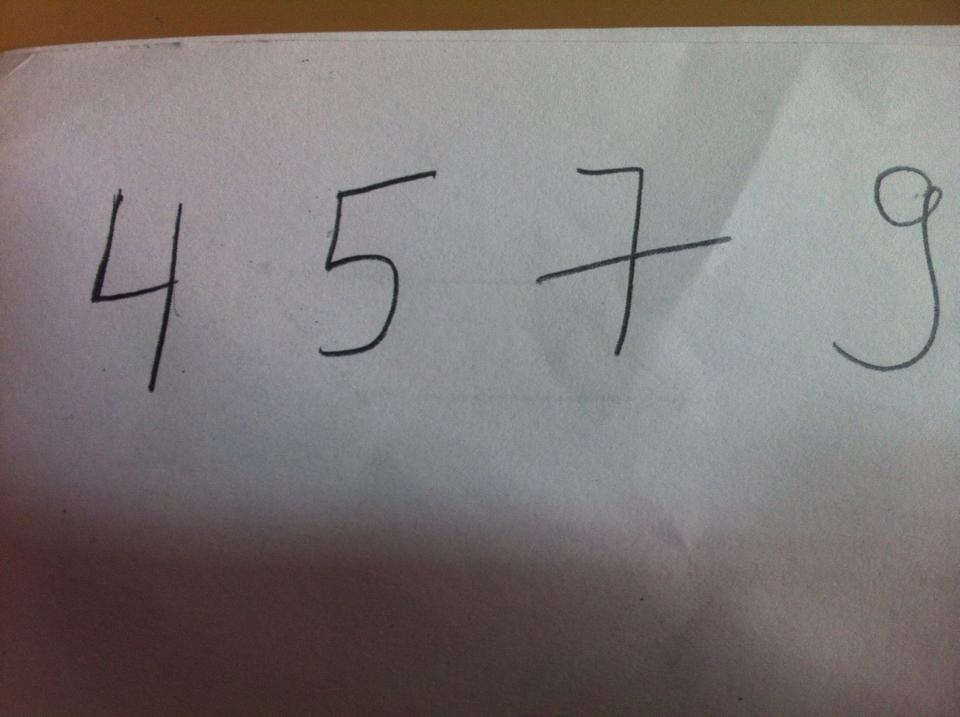
#> input picture test_images/cistMix.jpg, 960 x 717 px, given in place of the camera
$ jupyter execute --allow-errors Test.ipynb   (shell and % lines are left out)   (Python 2 division)   (older library calls are emulated)
#> lines starting #> are read from the running program, lines starting #| are printed output that depends on the picture; after the words box and inside, x2 and y2 are one past the last pixel; in counts of white or black regions, pixels touching at a corner belong together
[cell 1]
import os, struct
from array import array as pyarray
from numpy import append, array, int8, uint8, zeros
#from numpy as np

#> (the rest of this cell did not finish here and is left out)

[cell 2]
from pylab import *
from numpy import *
#> (the rest of this cell did not finish here and is left out)

[cell 3]
#import potrebnih biblioteka
import cv2
import numpy as np
import matplotlib.pyplot as plt
import collections

# keras
from keras.models import Sequential
from keras.layers.core import Dense,Activation
from keras.optimizers import SGD

import matplotlib.pylab as pylab
pylab.rcParams['figure.figsize'] = 16, 12 # za prikaz većih slika i plotova, zakomentarisati ako nije potrebno

[cell 4]
def load_image(path):
    return cv2.cvtColor(cv2.imread(path), cv2.COLOR_BGR2RGB)
def image_gray(image):
    return cv2.cvtColor(image, cv2.COLOR_RGB2GRAY)
# [5 lines left out: function image_bin, not called in this run]
def invert(image):
    return 255-image
# [5 lines left out: function display_image, not called in this run]
def dilate(image):
    kernel = np.ones((3,3)) # strukturni element 3x3 blok
    return cv2.dilate(image, kernel, iterations=1)
def erode(image):
    kernel = np.ones((3,3)) # strukturni element 3x3 blok
    return cv2.erode(image, kernel, iterations=1)
def resize_region(region):
    '''Transformisati selektovani region na sliku dimenzija 28x28'''
    return cv2.resize(region,(28,28), interpolation = cv2.INTER_NEAREST)
# [5 lines left out: function scale_to_range, not called in this run]
def matrix_to_vector(image):
    '''Sliku koja je zapravo matrica 28x28 transformisati u vektor sa 784 elementa'''
    return image.flatten()
# [25 lines left out: functions prepare_for_ann, convert_output, not called in this run]
def winner(output): # output je vektor sa izlaza neuronske mreze
    '''pronaći i vratiti indeks neurona koji je najviše pobuđen'''
    return max(enumerate(output), key=lambda x: x[1])[0]

[cell 5]
# [22 lines left out: functions create_ann, train_ann, not called in this run]

#> (a cell that did not finish here is left out)

[cell 7]
alphabet = [0,1,2,3,4,5,6,7,8,9]

#ulazi = prepare_for_ann(images)
#izlazi = convert_output(alphabet)

[cell 8]
def select_roi(image_orig, image_bin):
    '''Oznaciti regione od interesa na originalnoj slici. (ROI = regions of interest)
        Za svaki region napraviti posebnu sliku dimenzija 28 x 28.
        Za označavanje regiona koristiti metodu cv2.boundingRect(contour).
        Kao povratnu vrednost vratiti originalnu sliku na kojoj su obeleženi regioni
        i niz slika koje predstavljaju regione sortirane po rastućoj vrednosti x ose
    '''
    img, contours, hierarchy = cv2.findContours(image_bin.copy(), cv2.RETR_EXTERNAL, cv2.CHAIN_APPROX_SIMPLE)
    sorted_regions = [] # lista sortiranih regiona po x osi (sa leva na desno)
    regions_dic = {}
    for contour in contours:
        x,y,w,h = cv2.boundingRect(contour) #koordinate i velicina granicnog pravougaonika
        area = cv2.contourArea(contour)
        if area > 300 and h < 500 and h > 50 and w > 15:
            # kopirati [y:y+h+1, x:x+w+1] sa binarne slike i smestiti u novu sliku
            # označiti region pravougaonikom na originalnoj slici (image_orig) sa rectangle funkcijom
            region = image_bin[y:y+h+1,x:x+w+1];
            regions_dic[x] = resize_region(region)
            cv2.rectangle(image_orig,(x,y),(x+w,y+h),(0,255,0),2)

    sorted_regions_dic = collections.OrderedDict(sorted(regions_dic.items()))
    sorted_regions = sorted_regions_dic.values()

    # sortirati sve regione po x osi (sa leva na desno) i smestiti u promenljivu sorted_regions
    return image_orig, sorted_regions

[cell 9]
#Ucitavanje slike(slika nije iz MNIST-ovih testnih primera)
image_ada = cv2.imread('test_images/g.jpg')
#> (the rest of this cell did not finish here and is left out)

[cell 10]
cap = cv2.VideoCapture(1)

while(True):
    # Capture frame-by-frame
    ret, frame = cap.read()
#> frame is the input picture: shape (717, 960, 3); mean B, G, R 118.7, 119.6, 125.6

    # Our operations on the frame come here
    #gray = cv2.cvtColor(frame, cv2.COLOR_BGR2GRAY)
    image_ada = cv2.cvtColor(frame, cv2.COLOR_BGR2GRAY)
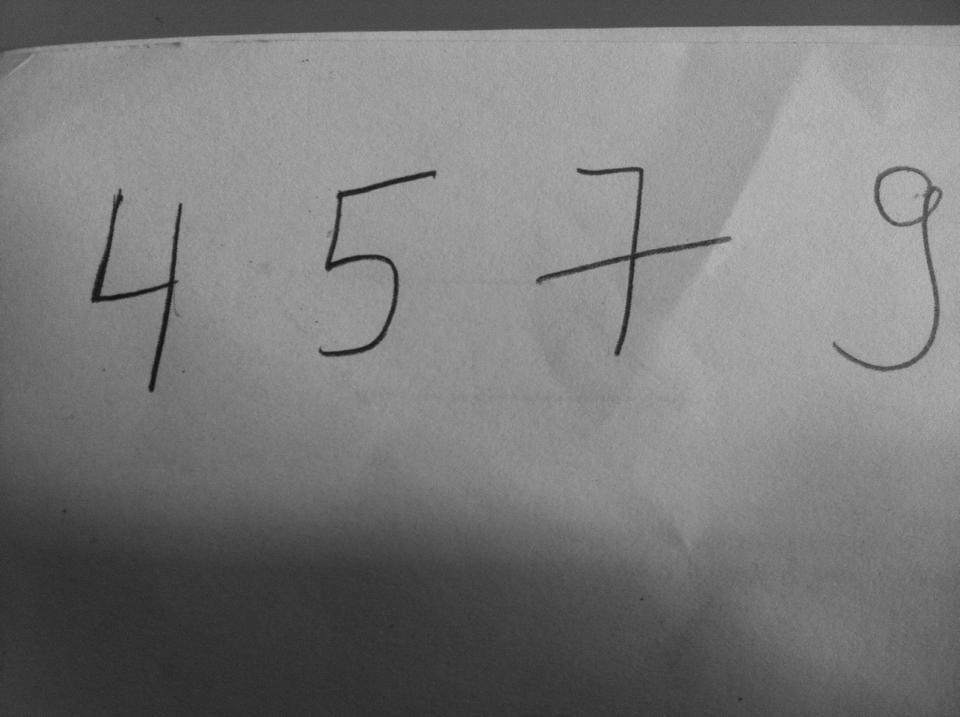
#> image_ada: shape (717, 960); min 14, max 187, mean 121.3
    image_ada_bin = cv2.adaptiveThreshold(image_ada, 255, cv2.ADAPTIVE_THRESH_MEAN_C, cv2.THRESH_BINARY, 15, 5)
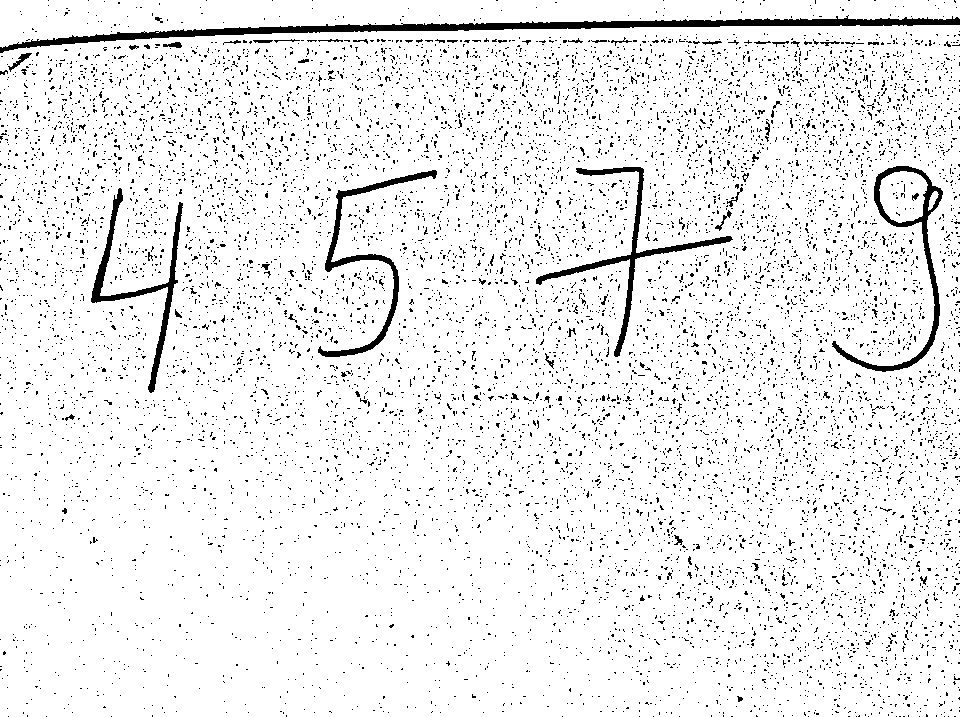
#> image_ada_bin: shape (717, 960); 93.1% white; 9926 black regions (9859 under 20 px), largest, box (x1, y1, x2, y2) and area: (0, 15, 960, 53) 6291, (536, 167, 733, 357) 2384, (832, 166, 943, 372) 2316

    img = invert(image_ada_bin)
    img = erode(dilate(img))
#> in dilate, `return cv2.dilate(image, kernel, iterations=1)`:
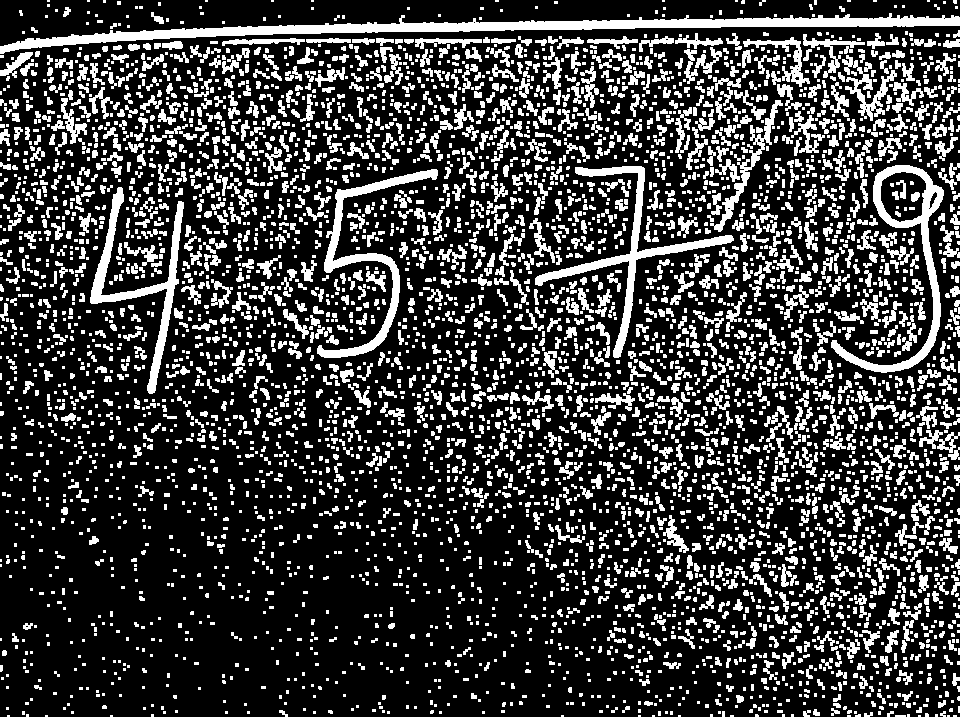
#> returned value: shape (717, 960); 24.3% white; 5126 white regions (2995 under 20 px), largest, box (x1, y1, x2, y2) and area: (0, 13, 960, 54) 8675, (535, 166, 734, 358) 3459, (831, 165, 944, 373) 3427
#> in erode, `kernel = np.ones((3,3))`: kernel = [[1, 1, 1], [1, 1, 1], [1, 1, 1]]
#> in erode, `return cv2.erode(image, kernel, iterations=1)`:
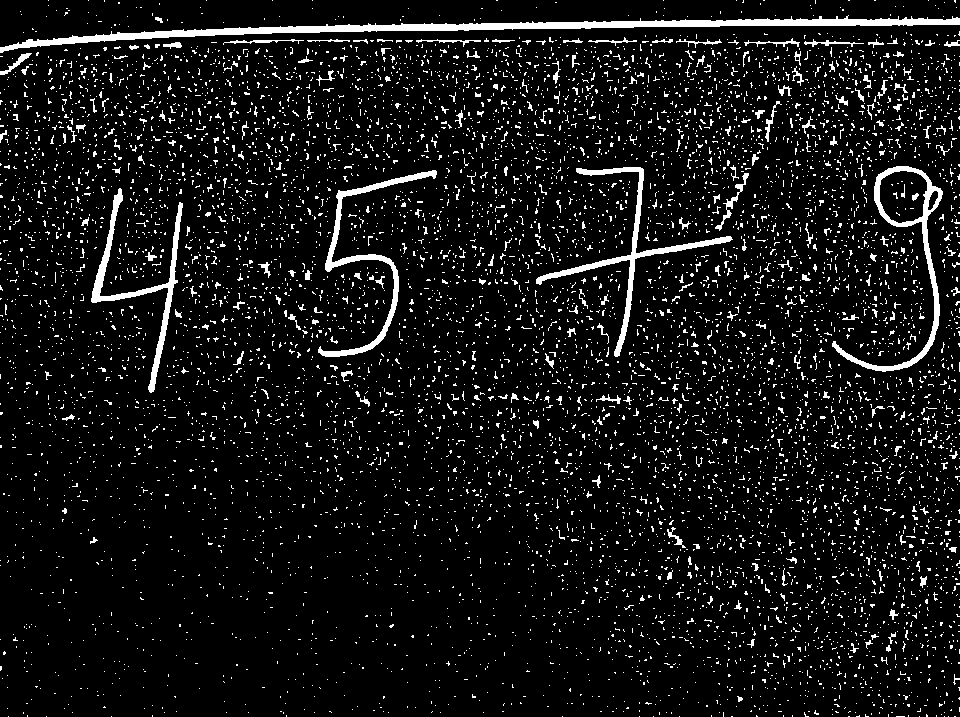
#> returned value: shape (717, 960); 7.7% white; 8089 white regions (7824 under 20 px)
    #display_image(img)
    selected_regions, numbers = select_roi(image_ada.copy(), img)
#> in select_roi, `img, contours, hierarchy = cv2.findContours(image_bin.copy(), cv2.RETR..`: contours = 8078 contours, 8006 with area under 20; largest, box (x1, y1, x2, y2) and area: (0, 15, 960, 53) 5417, (832, 166, 943, 372) 4084, (536, 167, 733, 357) 1964, (91, 188, 183, 393) 1804, (318, 170, 437, 357) 1768
#> the loop in select_roi, `for contour in contours:` made 8078 passes
#> (contour, x, y, w, h, area) on passes 1, 5, 6: ([[954, 716], [955, 716]], 954, 716, 2, 1, 0), ([[896, 716], [904, 716]], 896, 716, 9, 1, 0), ([[848, 716], [849, 716]], 848, 716, 2, 1, 0)
#> after the loop in select_roi, `for contour in contours:`:
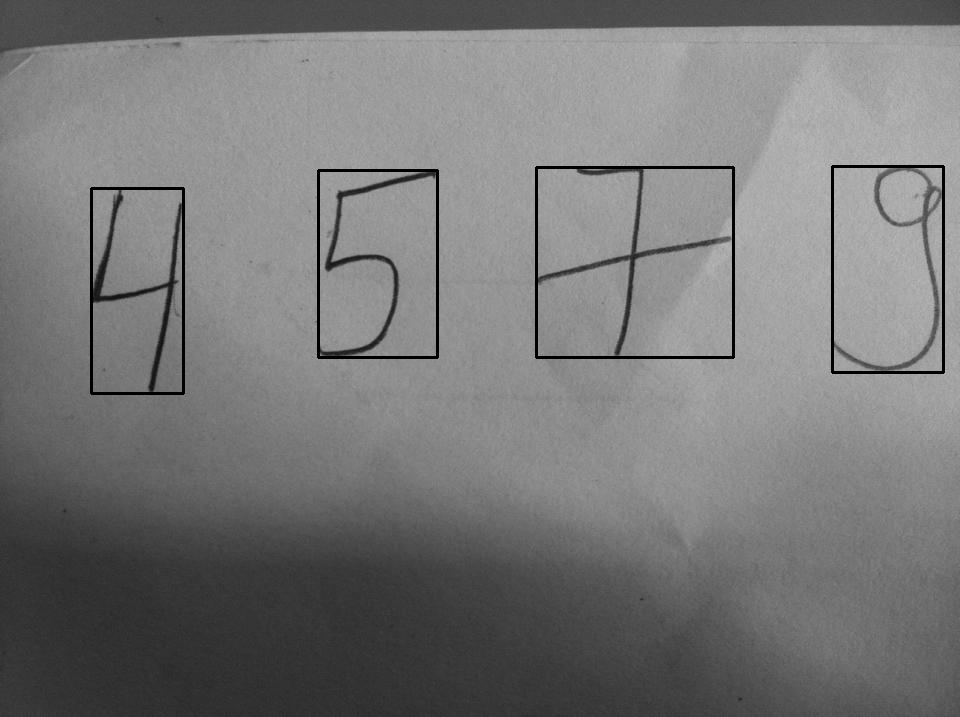
#> image_orig: shape (717, 960); min 0, max 187, mean 119.6
#> after the loop in select_roi, `for contour in contours:`:
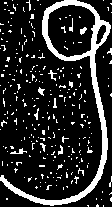
#> region: shape (207, 112); 16.1% white; 268 white regions (256 under 20 px), largest, box (x1, y1, x2, y2) and area: (0, 0, 111, 206) 2331, (10, 148, 27, 154) 42, (80, 27, 87, 35) 34
#> after the loop in select_roi, `for contour in contours:`: regions_dic = 4 items
    # Display the resulting frame
    cv2.imshow('frame',selected_regions)

    if cv2.waitKey(1) & 0xFF == ord('q'):
#> (key q is pressed here)
        break

# When everything done, release the capture
cap.release()
cv2.destroyAllWindows()

$ run again, on test_images/ltcam.jpg
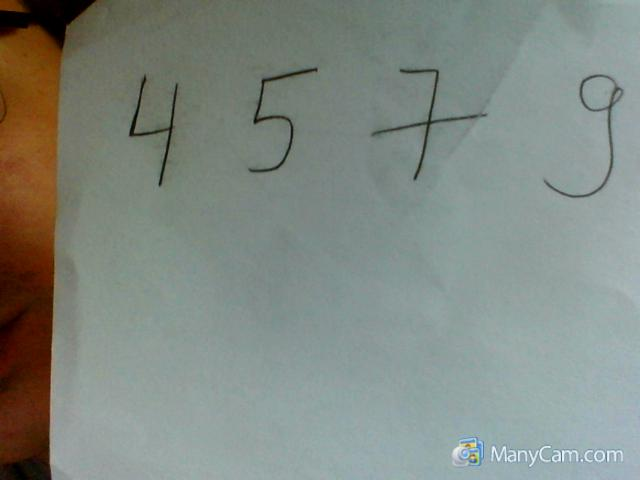
#> input picture test_images/ltcam.jpg, 640 x 480 px, given in place of the camera
#> frame is the input picture: shape (480, 640, 3); mean B, G, R 130.3, 137.3, 129.3
#> `image_ada_bin = cv2.adaptiveThreshold(image_ada, 255, cv2.ADAPTIVE_THR..`:
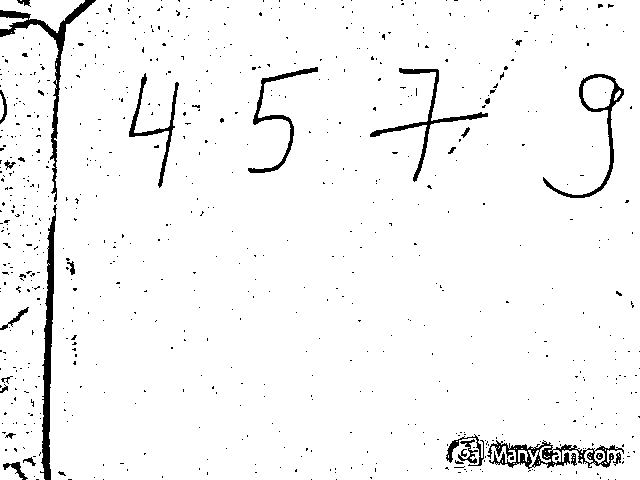
#> image_ada_bin: shape (480, 640); 96.1% white; 720 black regions (692 under 20 px), largest, box (x1, y1, x2, y2) and area: (40, 204, 57, 480) 1773, (0, 0, 96, 202) 1624, (487, 440, 624, 469) 1377
#> kernel = [[1, 1, 1], [1, 1, 1], [1, 1, 1]]
#> contours = 641 contours, 622 with area under 20; largest, box (x1, y1, x2, y2) and area: (446, 432, 624, 472) 3309, (543, 74, 624, 198) 1630, (39, 204, 57, 480) 1528, (0, 0, 96, 202) 1386, (370, 68, 488, 182) 779
#> the loop in select_roi, `for contour in contours:` made 641 passes
#> (x, y, w, h, area) on passes 42, 46, 331: (3, 462, 25, 18, 121), (23, 456, 13, 10, 30), (39, 204, 18, 276, 1527.5)
#> after the loop in select_roi, `for contour in contours:`:
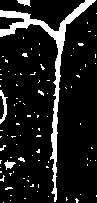
#> region: shape (203, 97); 11.6% white; 97 white regions (92 under 20 px), largest, box (x1, y1, x2, y2) and area: (0, 0, 96, 202) 1697, (0, 90, 8, 124) 107, (17, 0, 31, 7) 57, (4, 160, 16, 170) 57, (18, 157, 25, 162) 21
#> after the loop in select_roi, `for contour in contours:`: regions_dic = 6 items

$ run again, on test_images/proba.jpg
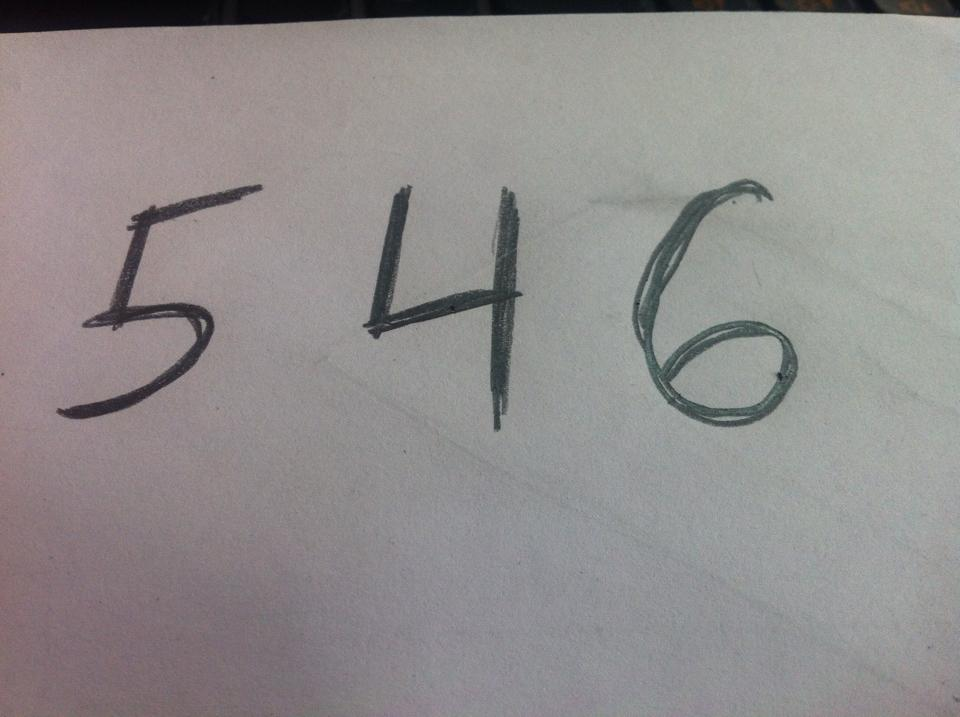
#> input picture test_images/proba.jpg, 960 x 717 px, given in place of the camera
#> frame is the input picture: shape (717, 960, 3); mean B, G, R 140.9, 141.2, 144.6
#> `image_ada_bin = cv2.adaptiveThreshold(image_ada, 255, cv2.ADAPTIVE_THR..`:
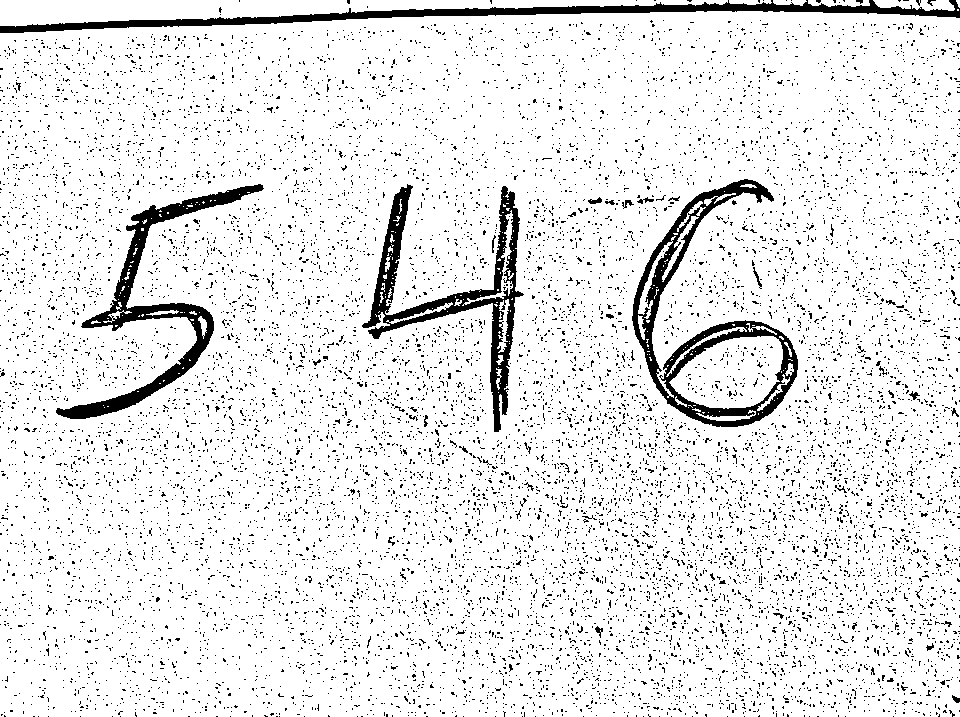
#> image_ada_bin: shape (717, 960); 91.1% white; 11558 black regions (11516 under 20 px), largest, box (x1, y1, x2, y2) and area: (632, 179, 798, 427) 7812, (362, 184, 524, 432) 6934, (0, 0, 960, 33) 6833
#> kernel = [[1, 1, 1], [1, 1, 1], [1, 1, 1]]
#> contours = 9149 contours, 9091 with area under 20; largest, box (x1, y1, x2, y2) and area: (632, 179, 798, 427) 15870, (362, 184, 524, 432) 8338, (56, 184, 264, 419) 6636, (0, 0, 960, 33) 5954, (827, 473, 850, 497) 62
#> the loop in select_roi, `for contour in contours:` made 9149 passes
#> (x, y, w, h, area) on passes 1, 2, 4: (893, 716, 1, 1, 0), (845, 716, 1, 1, 0), (809, 716, 1, 1, 0)
#> after the loop in select_roi, `for contour in contours:`:
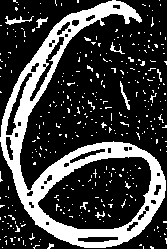
#> region: shape (249, 167); 25% white; 355 white regions (344 under 20 px), largest, box (x1, y1, x2, y2) and area: (0, 0, 166, 248) 8698, (5, 16, 34, 25) 95, (120, 81, 130, 110) 76
#> after the loop in select_roi, `for contour in contours:`: regions_dic = 3 items

$ run again, on test_images/testCam.jpg
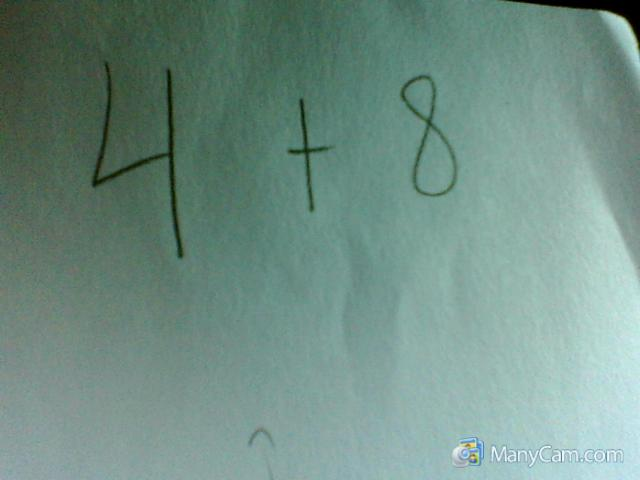
#> input picture test_images/testCam.jpg, 640 x 480 px, given in place of the camera
#> frame is the input picture: shape (480, 640, 3); mean B, G, R 133, 143.1, 112.9
#> `image_ada_bin = cv2.adaptiveThreshold(image_ada, 255, cv2.ADAPTIVE_THR..`:
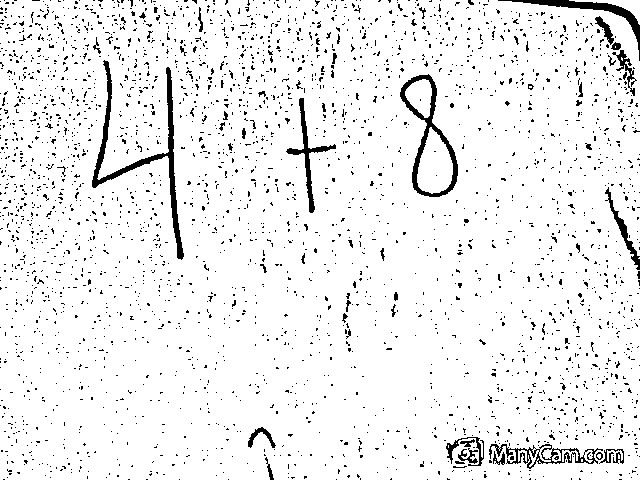
#> image_ada_bin: shape (480, 640); 93.7% white; 2997 black regions (2946 under 20 px), largest, box (x1, y1, x2, y2) and area: (92, 60, 184, 260) 2010, (400, 74, 458, 197) 1363, (498, 0, 640, 61) 948
#> kernel = [[1, 1, 1], [1, 1, 1], [1, 1, 1]]
#> contours = 2503 contours, 2473 with area under 20; largest, box (x1, y1, x2, y2) and area: (400, 74, 458, 197) 3572, (489, 440, 624, 471) 1950, (92, 60, 184, 260) 1646, (498, 0, 640, 61) 779, (446, 435, 484, 472) 678
#> the loop in select_roi, `for contour in contours:` made 2503 passes
#> (x, y, w, h, area) on passes 1352, 1803, 1953: (605, 187, 35, 102, 374.5), (286, 98, 50, 115, 606.5), (400, 74, 58, 123, 3571.5)
#> after the loop in select_roi, `for contour in contours:`:
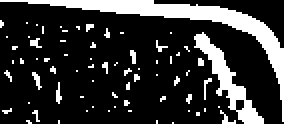
#> region: shape (62, 142) (shown 2 times larger); 19.6% white; 71 white regions (68 under 20 px), largest, box (x1, y1, x2, y2) and area: (0, 0, 142, 61) 956, (97, 16, 132, 62) 405, (16, 36, 21, 45) 20
#> after the loop in select_roi, `for contour in contours:`: regions_dic = 6 items
